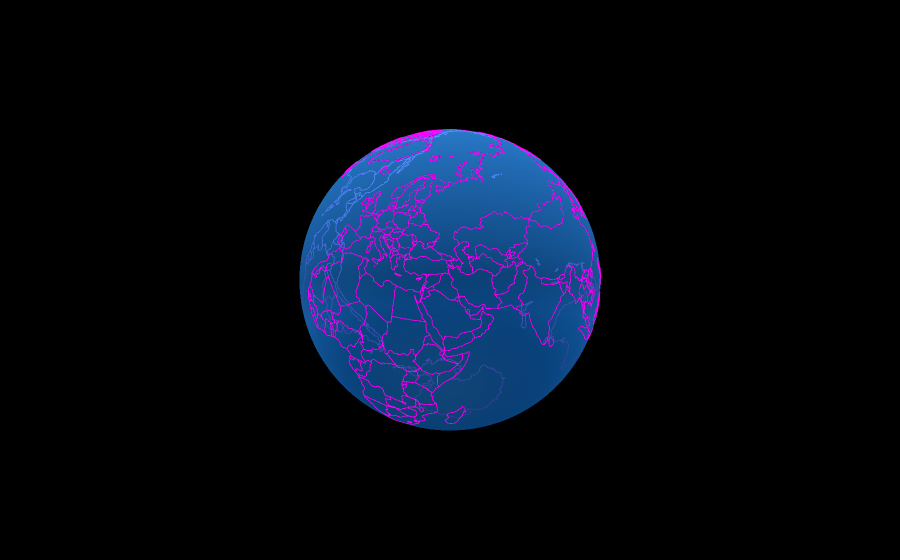

Write notebook code for a chart like this one.
### Code cell
def geo_to_cartesian(lon, lat, radius=1.0):
    lon = np.radians(lon)
    lat = np.radians(lat)
    x = radius * np.cos(lat) * np.cos(lon)
    y = radius * np.cos(lat) * np.sin(lon)
    z = radius * np.sin(lat)
    return x, y, z

trace_list = []

for _, row in gdf.iterrows():
    geom = row['geometry']

    if geom.geom_type == 'Polygon':
        polygons = [geom]
    elif geom.geom_type == 'MultiPolygon':
        polygons = geom.geoms
    else:
        continue

    for poly in polygons:
        coords = np.array(poly.exterior.coords)
        lon, lat = coords[:, 0], coords[:, 1]
        x, y, z = geo_to_cartesian(lon, lat)
        
        trace_list.append(go.Scatter3d(x=x, y=y, z=z,
                                       mode='lines',
                                       line=dict(color='magenta', width=2),
                                       showlegend=False ))

# Adding a sphere for visual context of Earth
phi = np.linspace(0, 2 * np.pi, 100)            # 1D Numpy Array of longitude angle, phi, 0-360 degrees, linearly spaced
theta = np.linspace(0, np.pi, 100)              # 1D Numpy Array Latitude angle, theta, 0-180 degrees, linearly spaced

# Generate 2D grids of x, y, z coordinates on the sphere surface
# np.outer is used to compute all pairwise combinations of spherical components without explicit meshgrid
x = np.outer(np.cos(phi), np.sin(theta))        # x[i,j] = cos(phi[i]) * sin(theta[j])
y = np.outer(np.sin(phi), np.sin(theta))        # y[i,j] = sin(phi[i]) * sin(theta[j])
z = np.outer(np.ones_like(phi), np.cos(theta))  # z[i,j] = cos(theta[j]), broadcasted across phi


surface = go.Surface(x=x, y=y, z=z,
                     opacity=0.85,
                     showscale=False,
                     colorscale=[[0, '#003366'], [1, '#3399FF']])

fig = go.Figure(data=[surface] + trace_list)
fig.update_layout(scene=dict(xaxis=dict(visible=False),
                             yaxis=dict(visible=False),
                             zaxis=dict(visible=False),
                             aspectmode='data',
                             bgcolor='black'),
                margin=dict(t=0, r=0, l=0, b=0))

fig.show()
